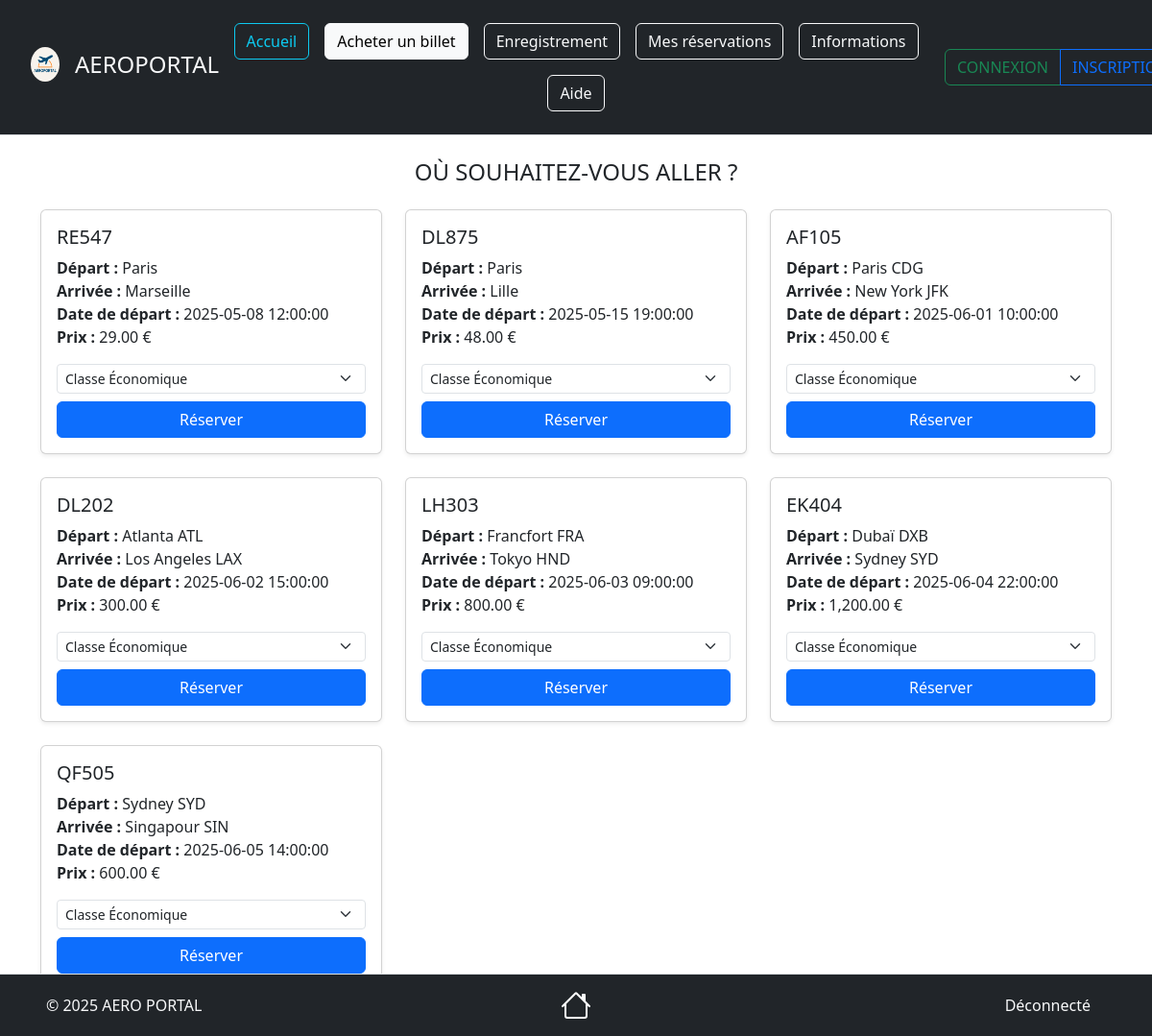
The page /views/AcheterBillet.php on the database its author committed.
### tables this page shows
CREATE TABLE IF NOT EXISTS `vols` (
  `id_vol` int NOT NULL AUTO_INCREMENT COMMENT 'Identifiant unique du vol',
  `numero_vol` varchar(10) NOT NULL COMMENT 'Numéro du vol',
  `ref_compagnie` int NOT NULL COMMENT 'Référence compagnie',
  `ref_avion` int NOT NULL COMMENT 'Référence avion',
  `aeroport_depart` varchar(100) NOT NULL COMMENT 'Aéroport départ',
  `aeroport_arrivee` varchar(100) NOT NULL COMMENT 'Aéroport arrivée',
  `date_depart` datetime NOT NULL COMMENT 'Départ',
  `date_arrivee` datetime NOT NULL COMMENT 'Arrivée',
  `prix` decimal(10,2) NOT NULL COMMENT 'Prix',
  `statut` enum('prévu','en cours','retardé','annulé','terminé') DEFAULT 'prévu' COMMENT 'Statut',
  PRIMARY KEY (`id_vol`),
  KEY `ref_compagnie` (`ref_compagnie`),
  KEY `ref_avion` (`ref_avion`)
);

### source/repository/VolsRepository.php (called while the page is built, shortened)
<?php
require_once __DIR__ . '/../model/VolsModel.php';
class VolsRepository {
    private PDO $bdd;
    public function __construct(PDO $bdd) {
        $this->bdd = $bdd;
    }
    public function getAllVols()
    {
        $sql = "SELECT v.*, c.nom AS nom_compagnie
            FROM vols v
            JOIN compagnies c ON v.ref_compagnie = c.id_compagnie
            ORDER BY v.date_depart ASC";
        $stmt = $this->bdd->query($sql);
        $vols = [];
        while ($row = $stmt->fetch(PDO::FETCH_ASSOC)) {
            $vol = new VolsModel();
            $vol->hydrate($row);
            $vol->setNomCompagnie($row['nom_compagnie']);
            $vols[] = $vol;
        }
        return $vols;
    }
}

### source/model/VolsModel.php (called while the page is built, shortened)
<?php
class VolsModel {
     private string $numero_vol;
     private string $aeroport_depart;
     private string $aeroport_arrivee;
     private string $date_depart;
     private float $prix;
     public function getNumeroVol(): string {
          return $this->numero_vol;
     }
     public function getAeroportDepart(): string {
          return $this->aeroport_depart;
     }
     public function getAeroportArrivee(): string {
          return $this->aeroport_arrivee;
     }
     public function getDateDepart(): string {
          return $this->date_depart;
     }
     public function getPrix(): float {
          return $this->prix;
     }
     public function hydrate(array $data): void {
          $this->numero_vol = $data['numero_vol'];
          $this->aeroport_depart = $data['aeroport_depart'];
          $this->aeroport_arrivee = $data['aeroport_arrivee'];
          $this->date_depart = $data['date_depart'];
          $this->prix = $data['prix'];
     }
}

### views/AcheterBillet.php (the view, shortened to what this page needs)
<?php
require_once '../source/model/VolsModel.php';
require_once '../source/repository/VolsRepository.php';
$config = new Config();
$bdd = $config->connexion();
$volRepo = new VolsRepository($bdd);
$volsDisponibles = $volRepo->getAllVols();
?>
<!doctype html>
<html lang="fr">
<head>
    <link href="https://cdn.jsdelivr.net/npm/bootstrap@5.3.3/dist/css/bootstrap.min.css" rel="stylesheet">
</head>
<body>
<header class="d-flex flex-wrap align-items-center justify-content-center justify-content-md-between py-3 mb-4 border-bottom bg-dark">
    <div class="col-2 ms-3 mb-2 mb-md-0 text-light">
         <a href="Acceuil.php" class="d-inline-flex link-body-emphasis text-decoration-none">
              <img src="../documentation/img/Logo.png" class="rounded-circle mx-3" style="max-width: 15%; height: auto;">
              <div class="fs-4 text-light">AEROPORTAL</div>
         </a>
    </div>
    <ul class="nav col mb-2 justify-content-center mb-md-0">
        <li><a href="Acceuil.php" class="nav-link px-2"><button type="button" class="btn btn-outline-info">Accueil</button></a></li>
        <li><a href="AcheterBillet.php" class="nav-link px-2"><button type="button" class="btn btn-outline-light active">Acheter un billet</button></a></li>
        <li><a href="Enregistrement.php" class="nav-link px-2"><button type="button" class="btn btn-outline-light">Enregistrement</button></a></li>
        <li><a href="Reservation.php" class="nav-link px-2"><button type="button" class="btn btn-outline-light">Mes réservations</button></a></li>
        <li><a href="Information.php" class="nav-link px-2"><button type="button" class="btn btn-outline-light">Informations</button></a></li>
        <li><a href="Aide.php" class="nav-link px-2"><button type="button" class="btn btn-outline-light">Aide</button></a></li>
    </ul>
    <div class="col-2 btn-group md-3 me-3 text-end" role="group" aria-label="Boutons utilisateur">
        <?php if (isset($_SESSION['utilisateur'])): ?>
            <a href="../views/Account/AccountView.php" class="btn btn-outline-primary">MON COMPTE</a>
            <a href="../source/treatment/deconnexion.php" class="btn btn-outline-danger">DÉCONNEXION</a>
        <?php else: ?>
            <a href="Connexion.php" class="btn btn-outline-success">CONNEXION</a>
            <a href="Inscription.php" class="btn btn-outline-primary">INSCRIPTION</a>
        <?php endif; ?>
    </div>
</header>
<div class="container my-4">
    <div class="row">
        <h4 class="text-center text-uppercase mb-4">Où souhaitez-vous aller ?</h4>
    </div>
    <div class="row">
        <?php if (!empty($volsDisponibles)): ?>
            <?php foreach ($volsDisponibles as $vol): ?>
                <div class="col-md-4 mb-4">
                    <div class="card shadow-sm">
                        <div class="card-body">
                            <h5 class="card-title"><?= htmlspecialchars($vol->getNumeroVol()) ?></h5>
                            <p class="card-text">
                                <strong>Départ :</strong> <?= htmlspecialchars($vol->getAeroportDepart()) ?><br>
                                <strong>Arrivée :</strong> <?= htmlspecialchars($vol->getAeroportArrivee()) ?><br>
                                <strong>Date de départ :</strong> <?= htmlspecialchars($vol->getDateDepart()) ?><br>
                                <strong>Prix :</strong> <?= htmlspecialchars(number_format($vol->getPrix(), 2)) ?> €
                            </p>
                            <form action="../source/treatment/ReservationRapide.php" method="get">
                                <div class="mb-2">
                                    <select name="classe" class="form-select form-select-sm" required>
                                        <option value="Économique">Classe Économique</option>
                                    </select>
                                </div>
                                <button type="submit" class="btn btn-primary w-100">Réserver</button>
                            </form>
                        </div>
                    </div>
                </div>
            <?php endforeach; ?>
        <?php else: ?>
            <p class="text-center text-muted">Aucun vol disponible pour le moment.</p>
        <?php endif; ?>
    </div>
</div>
<?php include 'Footer.php'; ?>

### rows shown on the page
vols: numero_vol "RE547", aeroport_depart "Paris", aeroport_arrivee "Marseille", date_depart "2025-05-08 12:00:00", prix "29.00"
vols: numero_vol "DL875", aeroport_depart "Paris", aeroport_arrivee "Lille", date_depart "2025-05-15 19:00:00", prix "48.00"
vols: numero_vol "AF105", aeroport_depart "Paris CDG", aeroport_arrivee "New York JFK", date_depart "2025-06-01 10:00:00", prix "450.00"
vols: numero_vol "DL202", aeroport_depart "Atlanta ATL", aeroport_arrivee "Los Angeles LAX", date_depart "2025-06-02 15:00:00", prix "300.00"
vols: numero_vol "LH303", aeroport_depart "Francfort FRA", aeroport_arrivee "Tokyo HND", date_depart "2025-06-03 09:00:00", prix "800.00"
vols: numero_vol "EK404", aeroport_depart "Dubaï DXB", aeroport_arrivee "Sydney SYD", date_depart "2025-06-04 22:00:00", prix "1,200.00"
vols: numero_vol "QF505", aeroport_depart "Sydney SYD", aeroport_arrivee "Singapour SIN", date_depart "2025-06-05 14:00:00", prix "600.00"
